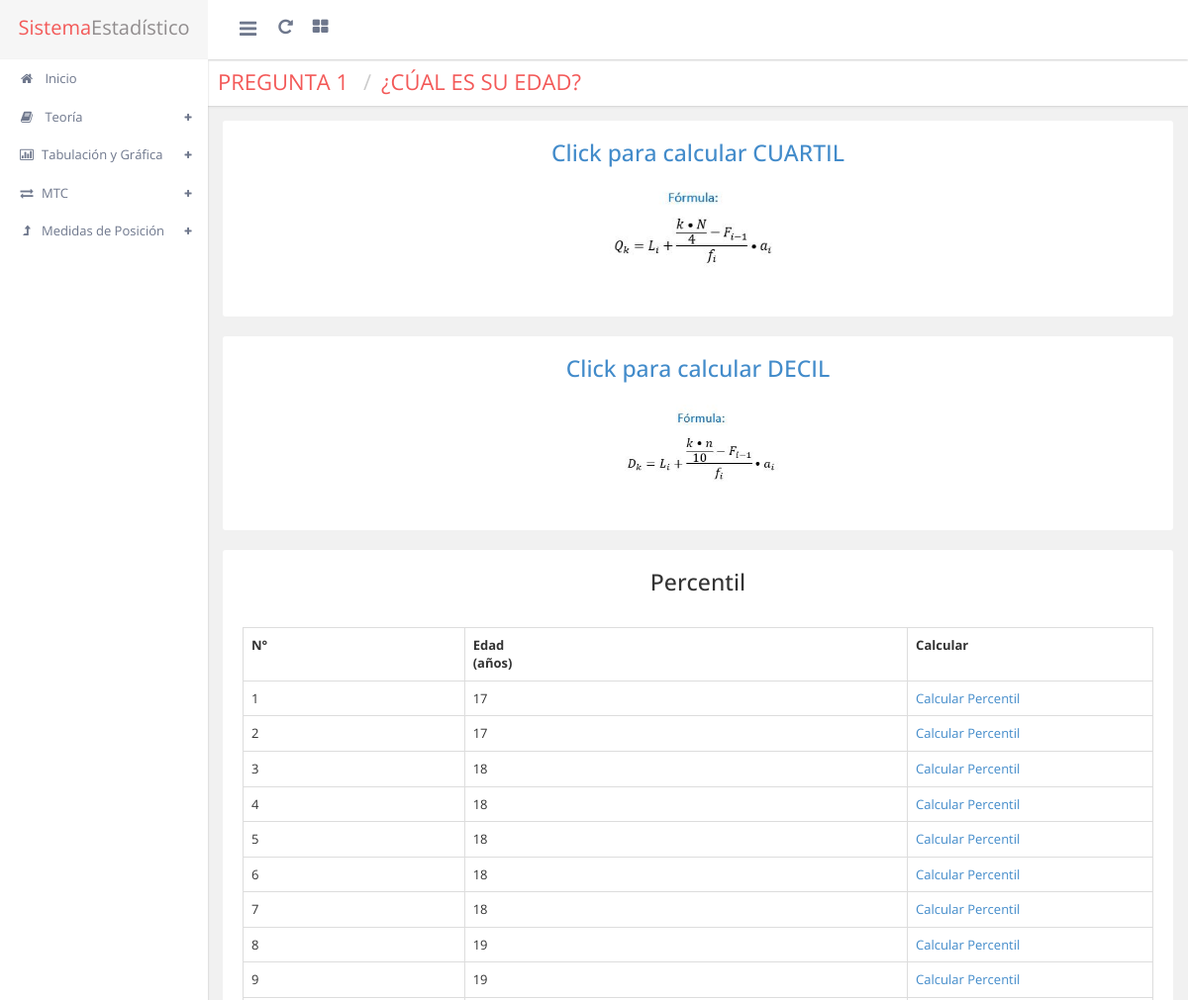
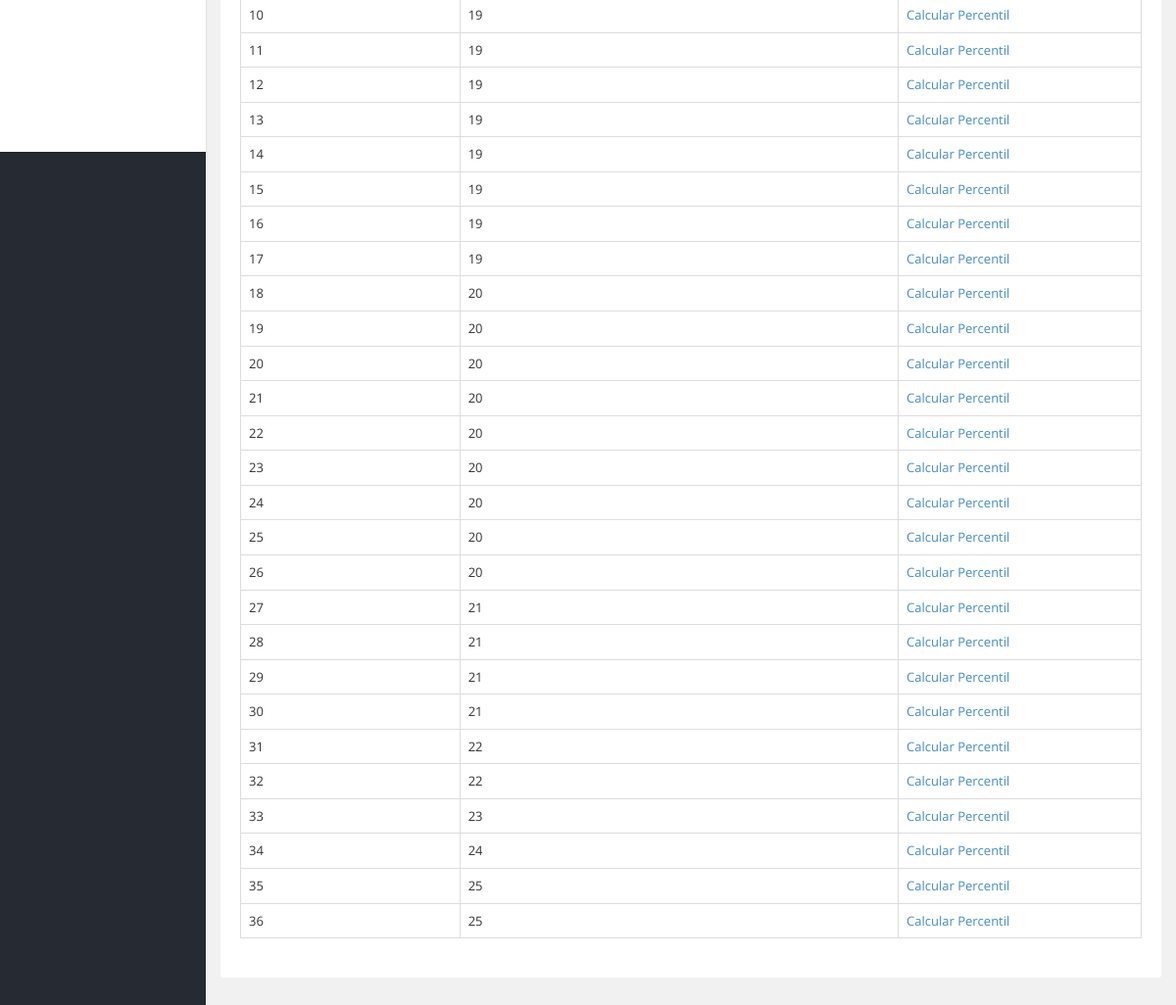
The page /cdp1.php on the database its author committed (2 pictures, top to bottom).
### tables this page shows
CREATE TABLE `encuesta` (
  `id_encuesta` int(11) NOT NULL,
  `edad` int(2) NOT NULL,
  `peso` double NOT NULL,
  `estatura` double NOT NULL,
  `comidas` int(1) DEFAULT NULL,
  `snack` int(2) NOT NULL,
  `alimento` varchar(50) NOT NULL,
  `sueno` time NOT NULL,
  `h_sueno` time NOT NULL,
  `deporte` int(11) NOT NULL,
  `d_practica` varchar(50) DEFAULT NULL
);

### cdp1.php (the view, shortened to what this page needs)
<!DOCTYPE html PUBLIC "-//W3C//DTD XHTML 1.0 Transitional//EN" "http://www.w3.org/TR/xhtml1/DTD/xhtml1-transitional.dtd">
<html xmlns="http://www.w3.org/1999/xhtml">
<head>
<link href="css/font-awesome.css" rel="stylesheet" type="text/css" />
<link href="css/bootstrap.min.css" rel="stylesheet" type="text/css" />
<link href="css/animate.css" rel="stylesheet" type="text/css" />
<link href="css/admin.css" rel="stylesheet" type="text/css" />
<link href="css/jquerysctipttop.css" rel="stylesheet" type="text/css">
<link href="plugins/kalendar/kalendar.css" rel="stylesheet">
<link rel="stylesheet" href="plugins/scroll/nanoscroller.css">
<link href="plugins/morris/morris.css" rel="stylesheet" />
</head>
<body class="light_theme  fixed_header left_nav_fixed">
<?php
include("clase/conectar.php");
?>
<div class="wrapper">
  <div class="header_bar">
    <div class="brand">
      <div class="logo" style="display:block"><span class="theme_color">Sistema</span>Estadístico</div>
    </div>
    <div class="header_top_bar">
      <a href="javascript:void(0);" class="menutoggle"> <i class="fa fa-bars"></i> </a>
      <div class="top_left">
        <div class="top_left_menu">
          <ul>
            <li> <a href="javascript:void(0);"><i class="fa fa-repeat"></i></a> </li>
            <li class="dropdown"> <a data-toggle="dropdown" href="javascript:void(0);"> <i class="fa fa-th-large"></i> </a>
			</li>
          </ul>
        </div>
      </div>
    </div>
  </div>
  <div class="inner">
    <div class="left_nav">
      <div class="left_nav_slidebar">
        <?php  include("menu.php");?>
      </div>
    </div>
    <div class="contentpanel">
      <div class="pull-left breadcrumb_admin clear_both">
        <div class="pull-left page_title theme_color">
          <h1>Pregunta 1</h1> ¿Cúal es su edad?
        </div>
      </div>
      <div class="container clear_both padding_fix">
        <div class="row">
          <div class="col-md-12">
          <div class="block-web">
            <center><a href="cuartil1.php"><h4>Click para calcular CUARTIL</h4></a>
              <img src="images/cuartiles.jpg" width="25%" />
            </center>
          </div>
          <div class="block-web">
            <center><a href="decil1.php"><h4>Click para calcular DECIL</h4></a>
              <img src="images/decil.jpg" width="25%" />
            </center>
          </div>
            <div class="block-web">
            <center><h4>Percentil</h4>
            <br>
            <?php
            try{
            $sentencia = $conn->query("SELECT * FROM encuesta ORDER BY edad ASC;");
            $n=0;
            ?>
                <table  class="table table-bordered table-hover">
                <tr>
                   <th width="5%">N°</th>
                   <th width="10%">Edad<br>(años)</th>
                   <th width="5%">Calcular</th>
                </tr>
            <?php
           while($row=$sentencia->fetch(PDO::FETCH_ASSOC))
            {
            $n=$n+1;
           ?>
            <tr>
                   <td><?=$n;?></td>
                   <td><?=$row["edad"];?></td>
                    <td><a href="percentil.php?id_encuesta=<?php echo $row["id_encuesta"]?>&posicion=<?php echo $n?>&back=1&tabla=edad">Calcular Percentil</a></td>
            </tr>
                <?php
            }
            ?>
            </table>
            <?php
        }
        catch(PDOException$e)
        {
            echo "Error:".$e->getMessage();
        }
          ?>
        </div>
      </div>
    </div>
  </div>
</div>
</body>
</html>
</body>
</html>

### menu.php (shortened to what this page needs)
<!DOCTYPE html PUBLIC "-//W3C//DTD XHTML 1.0 Transitional//EN" "http://www.w3.org/TR/xhtml1/DTD/xhtml1-transitional.dtd">
<html xmlns="http://www.w3.org/1999/xhtml">
<head>
<link href="css/font-awesome.css" rel="stylesheet" type="text/css" />
<link href="css/bootstrap.min.css" rel="stylesheet" type="text/css" />
<link href="css/animate.css" rel="stylesheet" type="text/css" />
<link href="css/admin.css" rel="stylesheet" type="text/css" />
<link href="css/jquerysctipttop.css" rel="stylesheet" type="text/css">
<link href="plugins/kalendar/kalendar.css" rel="stylesheet">
<link rel="stylesheet" href="plugins/scroll/nanoscroller.css">
<link href="plugins/morris/morris.css" rel="stylesheet" />
</head>
<body class="light_theme  fixed_header left_nav_fixed">
      <div class="left_nav_slidebar">
        <ul>
	      <li> <a href="index.php"> <i class="fa fa-home"></i> Inicio </a>
          <li> <a href="javascript:void(0);"> <i class="fa fa-book"></i> Teoría <span class="plus"><i class="fa fa-plus"></i></span></a>
          </li>
          <li> <a href="javascript:void(0);"> <i class="fa fa-bar-chart-o"></i>Tabulación y Gráfica<span class="plus"><i class="fa fa-plus"></i></span></a>
          </li>
          <li> <a href="javascript:void(0);"> <i class="fa fa-exchange"></i>MTC<span class="plus"><i class="fa fa-plus"></i></span></a>
          </li>
          <li> <a href="javascript:void(0);"> <i class="fa fa-level-up"></i>Medidas de Posición<span class="plus"><i class="fa fa-plus"></i></span></a>
          </li>
        </ul>
      </div>

### rows shown on the page
encuesta: edad "17"
encuesta: edad "17"
encuesta: edad "18"
encuesta: edad "18"
encuesta: edad "18"
encuesta: edad "18"
encuesta: edad "18"
encuesta: edad "19"
encuesta: edad "19"
encuesta: edad "19"
encuesta: edad "19"
encuesta: edad "19"
encuesta: edad "19"
encuesta: edad "19"
encuesta: edad "19"
encuesta: edad "19"
encuesta: edad "19"
encuesta: edad "20"
encuesta: edad "20"
encuesta: edad "20"
encuesta: edad "20"
encuesta: edad "20"
encuesta: edad "20"
encuesta: edad "20"
encuesta: edad "20"
encuesta: edad "20"
encuesta: edad "21"
encuesta: edad "21"
encuesta: edad "21"
encuesta: edad "21"
encuesta: edad "22"
encuesta: edad "22"
encuesta: edad "23"
encuesta: edad "24"
encuesta: edad "25"
encuesta: edad "25"
